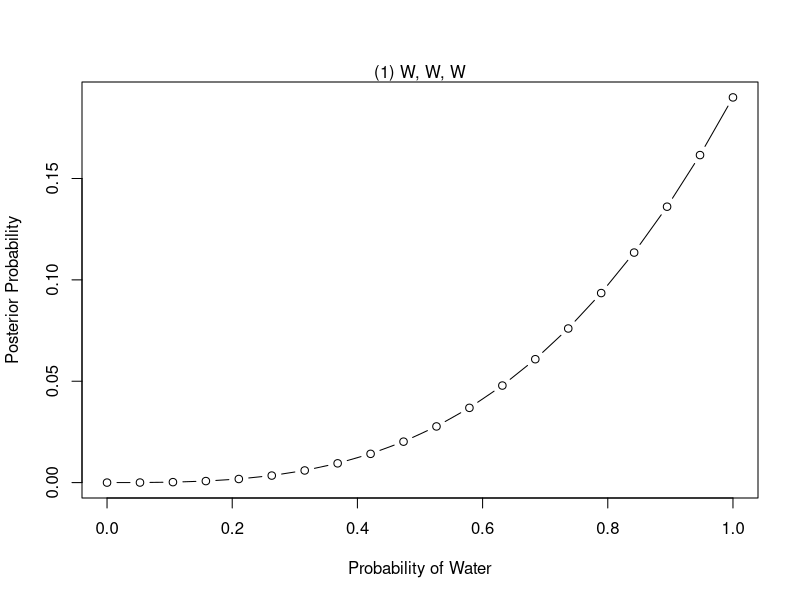
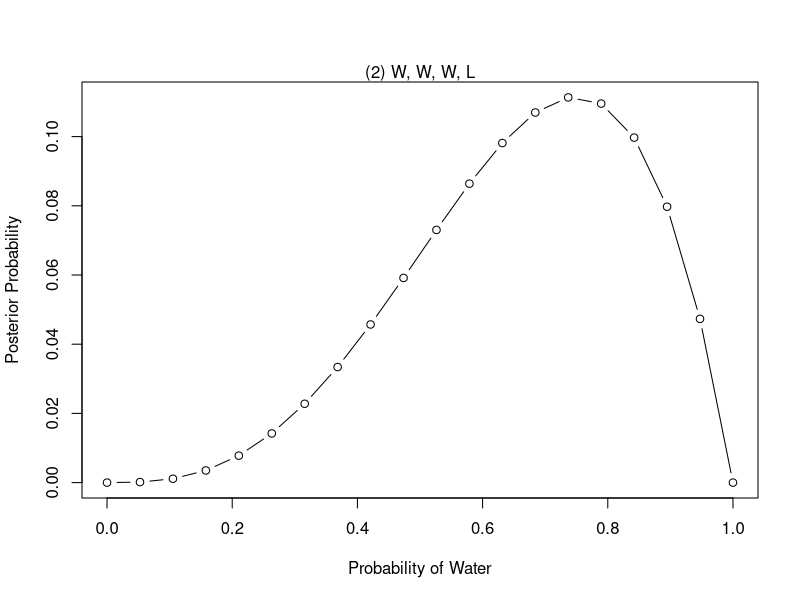
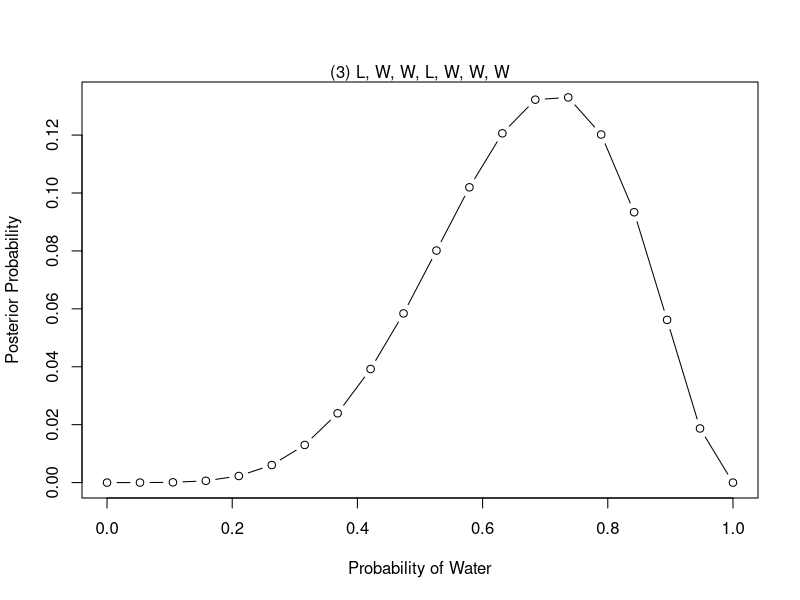
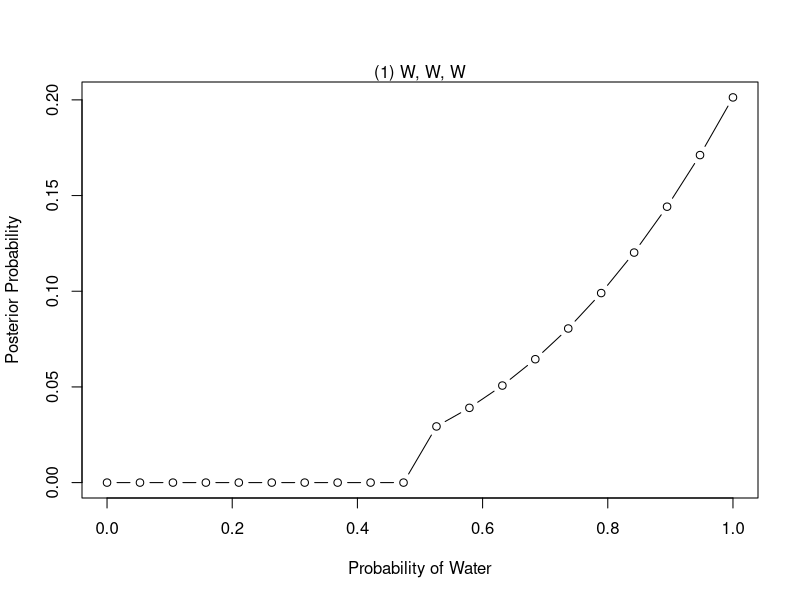
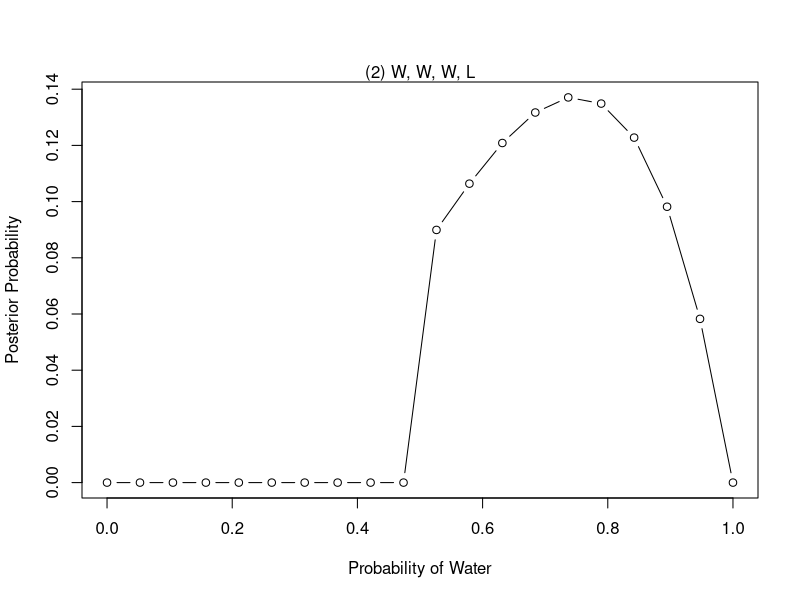
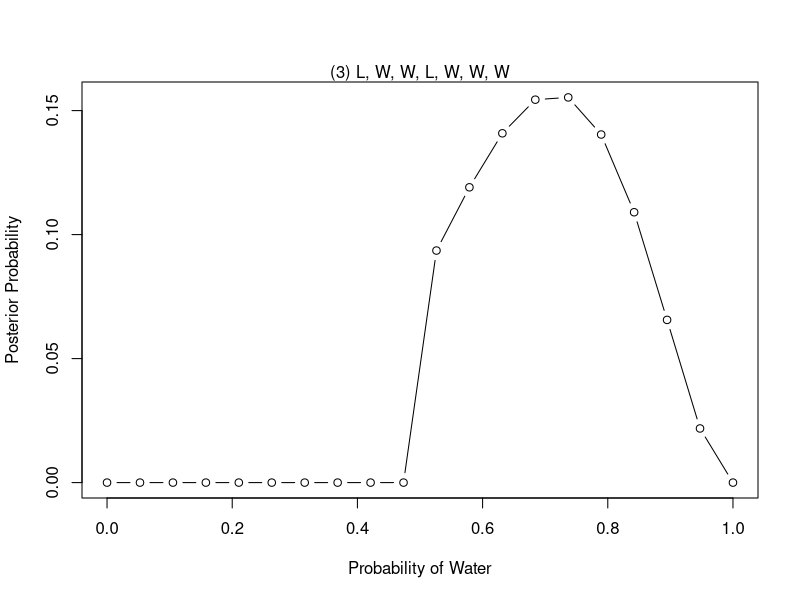

Recreate these plots in R, in order.
## ---- chunk 1
## (1)
# define grid
p_grid <- seq( from=0 , to=1 , length.out=20 )

# define prior
prior <- rep( 1 , 20 )

# compute likelihood at each value in grid
likelihood <- dbinom( 3 , size=3 , prob=p_grid )

# compute product of likelihood and prior
unstd.posterior <- likelihood * prior

# standardize the posterior, so it sums to 1
posterior1 <- unstd.posterior / sum(unstd.posterior)

# plot
plot( p_grid , posterior1 , type="b" , xlab="Probability of Water" , ylab="Posterior Probability" ) + mtext( "(1) W, W, W" )

## (2)
likelihood <- dbinom( 3 , size=4 , prob=p_grid )
unstd.posterior <- likelihood * prior
posterior2 <- unstd.posterior / sum(unstd.posterior)
plot( p_grid , posterior2 , type="b" , xlab="Probability of Water" , ylab="Posterior Probability" ) + mtext( "(2) W, W, W, L" )


##(3)
likelihood <- dbinom( 5 , size=7 , prob=p_grid )
unstd.posterior <- likelihood * prior
posterior3 <- unstd.posterior / sum(unstd.posterior)
plot( p_grid , posterior3 , type="b" , xlab="Probability of Water" , ylab="Posterior Probability" ) + mtext( "(3) L, W, W, L, W, W, W" )
## ---- chunk 2
## (1)
# define grid
p_grid <- seq( from=0 , to=1 , length.out=20 )

# define prior
prior2 <- rep( 1 , 20 )
prior2 <- ifelse( p_grid < 0.5 , 0 , 1 )

# compute likelihood at each value in grid
likelihood <- dbinom( 3 , size=3 , prob=p_grid )

# compute product of likelihood and prior
unstd.posterior <- likelihood * prior2

# standardize the posterior, so it sums to 1
posterior2.1 <- unstd.posterior / sum(unstd.posterior)

# plot
plot( p_grid , posterior2.1 , type="b" , xlab="Probability of Water" , ylab="Posterior Probability" ) + mtext( "(1) W, W, W" )

## (2)
likelihood <- dbinom( 3 , size=4 , prob=p_grid )
unstd.posterior <- likelihood * prior2
posterior2.2 <- unstd.posterior / sum(unstd.posterior)
plot( p_grid , posterior2.2 , type="b" , xlab="Probability of Water" , ylab="Posterior Probability" ) + mtext( "(2) W, W, W, L" )


##(3)
likelihood <- dbinom( 5 , size=7 , prob=p_grid )
unstd.posterior <- likelihood * prior2
posterior2.3 <- unstd.posterior / sum(unstd.posterior)
plot( p_grid , posterior2.3 , type="b" , xlab="Probability of Water" , ylab="Posterior Probability" ) + mtext( "(3) L, W, W, L, W, W, W" )
## ---- chunk 3
prior.twoglobes = c(0.5, 0.5)
prob.twoglobes = c(0.7, 0)
likelihood.twoglobes = dbinom( 0, 1, prob.twoglobes)
unstd.posterior.twoglobes = likelihood.twoglobes * prior.twoglobes
posterior.twoglobes = unstd.posterior.twoglobes / sum(unstd.posterior.twoglobes)
posterior.twoglobes

